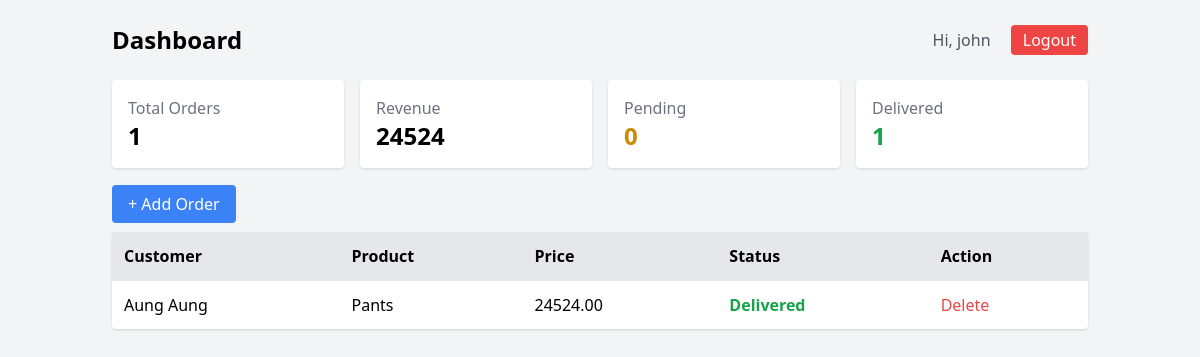
Before: / (signed in) with the older database file.
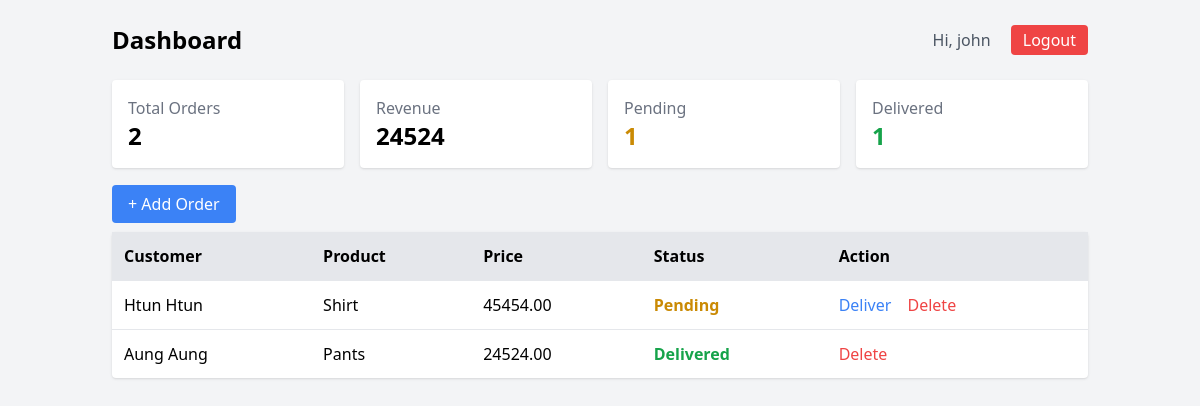
After: the same page with the newer database file.
### orders/models.py (models this page shows, shortened)
class Order(models.Model):
    user = models.ForeignKey(User, on_delete=models.CASCADE)  # 👈 ADD THIS
    STATUS_CHOICES = [
        ('pending', 'Pending'),
        ('delivered', 'Delivered'),
    ]
    customer = models.ForeignKey(Customer, on_delete=models.CASCADE)
    product_name = models.CharField(max_length=200)
    price = models.DecimalField(max_digits=10, decimal_places=2)
    status = models.CharField(max_length=20, choices=STATUS_CHOICES, default='pending')
    created_at = models.DateTimeField(auto_now_add=True)

class Customer(models.Model):
    name = models.CharField(max_length=100)
    phone = models.CharField(max_length=20)

### orders/views.py (the view)
# urls.py: path('', views.order_list, name='order_list'),
@login_required
def order_list(request):
    orders = Order.objects.filter(user=request.user).order_by('-created_at')
    total_orders = orders.count()
    total_revenue = orders.filter(status='delivered').aggregate(Sum('price'))['price__sum'] or 0
    pending_orders = orders.filter(status='pending').count()
    delivered_orders = orders.filter(status='delivered').count()
    context = {
        'orders': orders,
        'total_orders': total_orders,
        'total_revenue': total_revenue,
        'pending_orders': pending_orders,
        'delivered_orders': delivered_orders,
    }
    return render(request, 'orders/order_list.html', context)

### orders/templates/orders/order_list.html (shortened to what this page needs)
<!DOCTYPE html>
<html>
<head>
  <script src="https://cdn.tailwindcss.com"></script>
</head>
<body class="bg-gray-100">
<div class="max-w-5xl mx-auto p-6">
  <div class="flex justify-between items-center mb-6">
    <h1 class="text-2xl font-bold">Dashboard</h1>
    <div>
      <span class="mr-4 text-gray-600">Hi, {{ request.user.username }}</span>
      <a href="/logout/" class="bg-red-500 text-white px-3 py-1 rounded">Logout</a>
    </div>
  </div>
  <div class="grid grid-cols-2 md:grid-cols-4 gap-4 mb-6">
  <div class="bg-white p-4 rounded shadow">
    <p class="text-gray-500">Total Orders</p>
    <h2 class="text-2xl font-bold">{{ total_orders }}</h2>
  </div>
  <div class="bg-white p-4 rounded shadow">
    <p class="text-gray-500">Revenue</p>
    <h2 class="text-2xl font-bold">{{ total_revenue }}</h2>
  </div>
  <div class="bg-white p-4 rounded shadow">
    <p class="text-gray-500">Pending</p>
    <h2 class="text-2xl font-bold text-yellow-600">{{ pending_orders }}</h2>
  </div>
  <div class="bg-white p-4 rounded shadow">
    <p class="text-gray-500">Delivered</p>
    <h2 class="text-2xl font-bold text-green-600">{{ delivered_orders }}</h2>
  </div>
</div>
  <div class="mb-4">
    <a href="/add/" class="bg-blue-500 text-white px-4 py-2 rounded">+ Add Order</a>
  </div>
  <div class="bg-white shadow rounded">
    <table class="w-full text-left">
      <thead class="bg-gray-200">
        <tr>
          <th class="p-3">Customer</th>
          <th class="p-3">Product</th>
          <th class="p-3">Price</th>
          <th class="p-3">Status</th>
          <th class="p-3">Action</th>
        </tr>
      </thead>
      <tbody>
        {% for order in orders %}
        <tr class="border-t">
          <td class="p-3">{{ order.customer.name }}</td>
          <td class="p-3">{{ order.product_name }}</td>
          <td class="p-3">{{ order.price }}</td>
          <td class="p-3">
            {% if order.status == 'pending' %}
              <span class="text-yellow-600 font-semibold">Pending</span>
            {% else %}
              <span class="text-green-600 font-semibold">Delivered</span>
            {% endif %}
          </td>
          <td class="p-3">
            {% if order.status == 'pending' %}
              <a href="/delivered/{{ order.id }}/" class="text-blue-500 mr-3">
                Deliver
              </a>
            {% endif %}
            <a href="/delete/{{ order.id }}/"
               onclick="return confirm('Are you sure you want to delete this order?')"
               class="text-red-500">
               Delete
            </a>
          </td>
        </tr>
        {% empty %}
        <tr>
          <td colspan="5" class="p-3 text-center text-gray-500">
            No orders yet
          </td>
        </tr>
        {% endfor %}
      </tbody>
    </table>
  </div>
</div>
</body>
</html>

Changed rows visible on the page:
added Order: customer.name "Htun Htun", product_name "Shirt", price "45454.00", status "Pending"
Other visible differences:
{{ total_orders }}: "1" → "2"
{{ pending_orders }}: "0" → "1"
